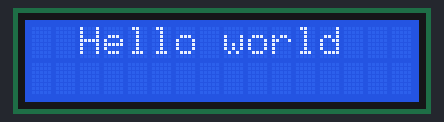
Bench run of a sketch on a simulated Arduino Uno, built with avr-gcc and run on an emulated ATmega328P. On the bench: 16×2 character LCD.

Above: at 0.1 s.
At 1.1 s:
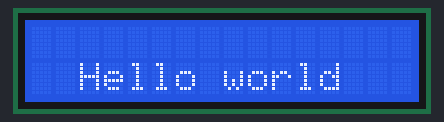

The sketch:

test1.ino
```cpp
#include <LiquidCrystal_I2C.h>

LiquidCrystal_I2C lcd(0x27, 16, 2);

void setup(){
  lcd.init();
  lcd.clear();
  lcd.backlight();
}

void loop(){
  lcd.setCursor(2, 0);
  lcd.print("Hello world");
  delay(1000);
  lcd.clear();

  lcd.setCursor(2, 1);
  lcd.print("Hello world");
  delay(1000);
  lcd.clear();
}
```

Measured:
- what the display in image 1 shows lasts 1.0 s, from 1.1 s to 2.1 s
